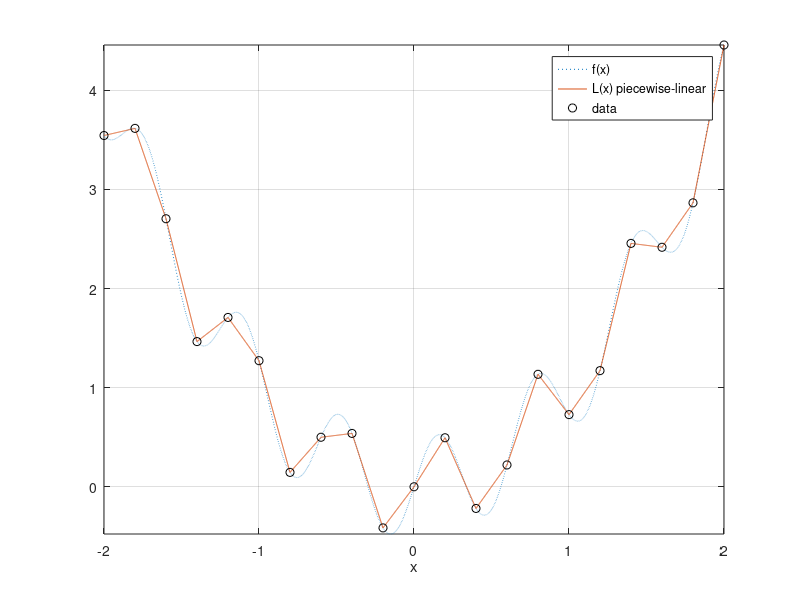
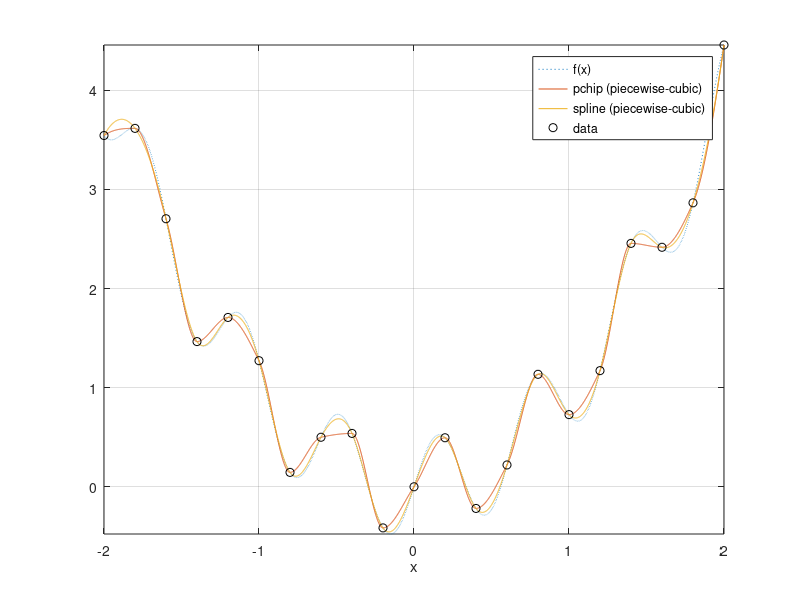

The MATLAB script that drew these images, in order:
% CLASS5NOV  This is the show-and-tell I would have done if the
% projector had worked.

% function with large derivatives (e.g. 4th derivative has size 10^4)
f = @(x) x.^2 + 0.5 * sin(10*x);

% n+1=21 equally spaced points
n = 20;
x = linspace(-2,2,n+1);
y = f(x);

% fine grid for plotting
xx = -2:.001:2;

% show function (dotted) and piecewise-linear interpolant
figure(1)
L = interp1(x,y,xx,'linear');
% also try 'nearest' or 'previous' or 'next' ... do: >> help interp1
plot(xx,f(xx),':',xx,L,x,y,'ko')
legend('f(x)','L(x) piecewise-linear','data')
grid on,  axis tight,  xlabel x

% show function and 'spline','pchip' piecewise-cubic interpolants
figure(2)
Cpchip = interp1(x,y,xx,'pchip');
Cspline = interp1(x,y,xx,'spline');
% Cspline = spline(x,y,xx);       % same as above
plot(xx,f(xx),':',xx,Cpchip,xx,Cspline,x,y,'ko')
legend('f(x)','pchip (piecewise-cubic)','spline (piecewise-cubic)','data')
grid on,  axis tight,  xlabel x
